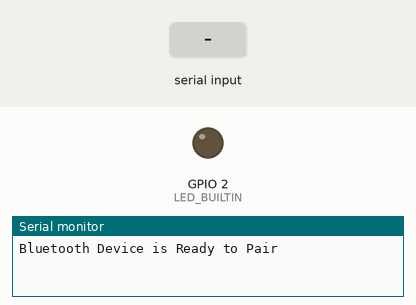
Bench run of a sketch on a simulated ESP32. On the bench: output pins drawn as LEDs (lit = HIGH), the last lines printed to the serial monitor. The inputs (shaded band) are chosen by the test bench. Nothing arrives over Bluetooth unless stated.

Above: at 1.2 s.
1.3 s: "1" received over the second serial link
At 2.4 s:
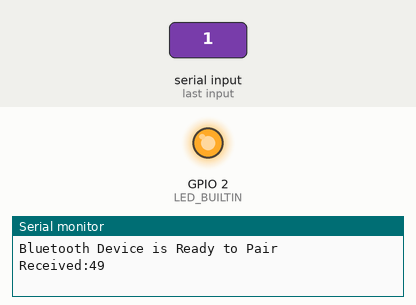
2.8 s: "0" received over the second serial link
At 3.8 s:
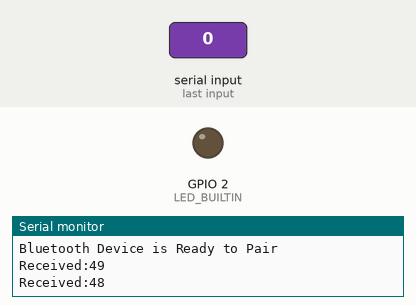
Timing chart, 0 to 5.8 s (numbered marks = the images above; inputs shaded):
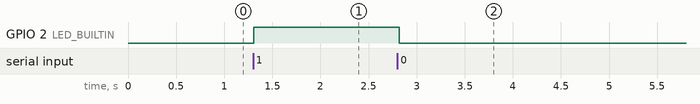

The sketch:

Bluetooth.ino
```cpp
#include "BluetoothSerial.h"

BluetoothSerial ESP_BT;

int incoming;
//int LED_BUILTIN = 2;

void setup() {
  Serial.begin(9600);
  ESP_BT.begin("ESP32_LED_Control");
  Serial.println("Bluetooth Device is Ready to Pair");

  pinMode (LED_BUILTIN, OUTPUT);
}

void loop() {

  if (ESP_BT.available())
  {
    incoming = ESP_BT.read();
    Serial.print("Received:"); Serial.println(incoming);

    if (incoming == 49)
        {
        digitalWrite(LED_BUILTIN, HIGH);
        ESP_BT.println("LED turned ON");
        }

    if (incoming == 48)
        {
        digitalWrite(LED_BUILTIN, LOW);
        ESP_BT.println("LED turned OFF");
        }
  }
  delay(20);
}
```

Measured:
- after the input at 1.3 s, GPIO 2 (LED_BUILTIN): LOW → HIGH at once
- after the input at 2.8 s, GPIO 2 (LED_BUILTIN): HIGH → LOW at once
